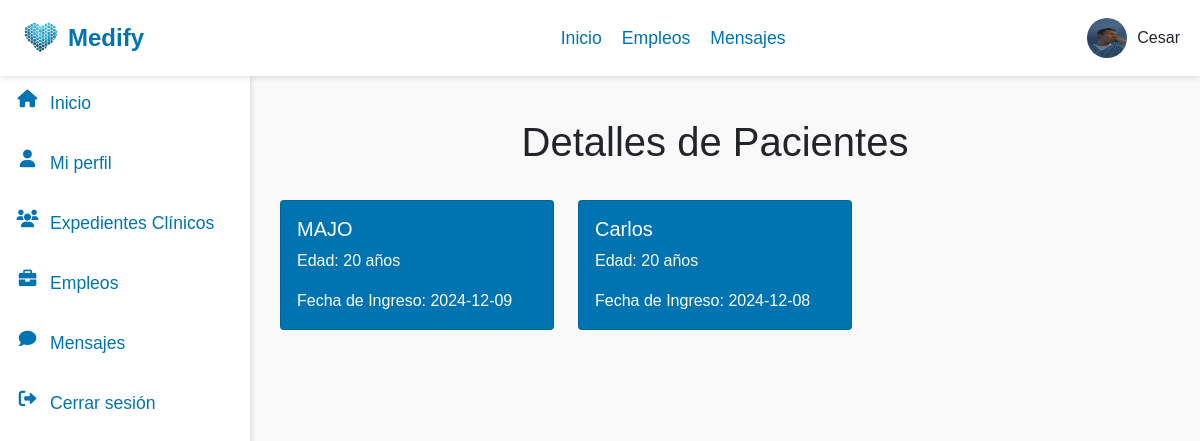
/ver_detalle.php (signed in), run on the app's committed database.
### tables this page shows
CREATE TABLE `cuentas` (
  `id_cuenta` int(11) NOT NULL,
  `correo_gmail` varchar(255) NOT NULL,
  `contrasena` varchar(255) NOT NULL,
  `nombre` varchar(255) NOT NULL,
  `tipo` enum('cliente','profesionista') NOT NULL,
  `id_profesion` int(11) DEFAULT NULL,
  `id_especialidad` int(11) DEFAULT NULL,
  `id_estado` int(11) DEFAULT NULL,
  `id_municipio` int(11) DEFAULT NULL,
  `foto_perfil` varchar(255) DEFAULT NULL
);

CREATE TABLE `pacientes` (
  `id_cuenta` int(11) NOT NULL,
  `nombre` varchar(255) NOT NULL,
  `edad` int(11) NOT NULL,
  `sexo` char(1) DEFAULT NULL CHECK (`sexo` in ('M','F')),
  `fecha_ingreso` date DEFAULT NULL,
  `motivo_consulta` text DEFAULT NULL,
  `historial_medico` text DEFAULT NULL,
  `examen_fisico` text DEFAULT NULL,
  `pruebas` text DEFAULT NULL,
  `diagnostico` text DEFAULT NULL,
  `tratamiento` text DEFAULT NULL,
  `id_expediente` int(11) DEFAULT NULL,
  `id_paciente` int(11) NOT NULL
);

### ver_detalle.php (the view, shortened to what this page needs)
<?php
include 'db.php';
$user_id = $_SESSION['user_id'];
$user_name = $_SESSION['user_name'];
$sql = "SELECT foto_perfil FROM cuentas WHERE id_cuenta = ?";
$stmt = $conn->prepare($sql);
$stmt->bind_param("i", $user_id);
$stmt->execute();
$stmt->bind_result($foto_perfil);
$query = "SELECT p.*, c.nombre AS cuenta_nombre
          FROM pacientes p
          JOIN cuentas c ON p.id_cuenta = c.id_cuenta
          WHERE p.id_expediente = $user_id
          ORDER BY p.fecha_ingreso DESC";
$stmt = $conn->prepare($query);
$stmt->execute();
$result = $stmt->get_result();
$pacientes = [];
while ($row = $result->fetch_assoc()) {
    $pacientes[] = $row;
}
?>
<!DOCTYPE html>
<html lang="es">
<head>
    <link href="https://cdn.jsdelivr.net/npm/bootstrap@5.1.0/dist/css/bootstrap.min.css" rel="stylesheet">
</head>
<body>
<?php
    include 'nav.php'
?>
<div class="container mt-5">
    <h1 class="text-center mb-4">Detalles de Pacientes</h1>
    <div class="row">
        <?php foreach ($pacientes as $paciente): ?>
            <div class="col-md-4">
                <div class="card" data-bs-toggle="modal" data-bs-target="#modalPaciente<?=$paciente['id_paciente']?>">
                    <div class="card-body">
                        <h5 class="card-title"><?= htmlspecialchars($paciente['nombre']) ?></h5>
                        <p class="card-text">Edad: <?= htmlspecialchars($paciente['edad']) ?> años</p>
                        <p class="card-text">Fecha de Ingreso: <?= htmlspecialchars($paciente['fecha_ingreso']) ?></p>
                    </div>
                </div>
            </div>
        <?php endforeach; ?>
    </div>
</div>
</body>
</html>

### nav.php (shortened to what this page needs)
<!DOCTYPE html>
<html lang="en">
<head>
    <link rel="stylesheet" href="https://cdnjs.cloudflare.com/ajax/libs/font-awesome/6.0.0-beta3/css/all.min.css">
    <link rel="stylesheet" href="CSS/nav.css">
</head>
<body>
    <div class="header">
        <a href="#" class="logo">
            <img src="images/logo.png" alt="">
            Medify
        </a>
        <div  class="nav-container" method="POST">
            <div class="nav">
                <form method="POST" class="nav-form">
                    <button type="submit" name="action" value="inicio" class="nav-button">Inicio</button>
                </form>
                <form method="POST" class="nav-form">
                    <button type="submit" name="action" value="red" class="nav-button">Empleos</button>
                </form>
                <form method="POST" class="nav-form">
                    <button type="submit" name="action" value="mensajes" class="nav-button">Mensajes</button>
                </form>
            </div>
        </div>
        <div class="user-info">
            <?php if ($foto_perfil): ?>
                <img src="<?php echo $foto_perfil; ?>" alt="Foto de Perfil">
            <?php else: ?>
                <img src="https://via.placeholder.com/40" alt="Foto de Perfil">
            <?php endif; ?>
            <span><?php echo $user_name; ?></span>
        </div>
    </div>
    <div class="sidebar">
        <form method="POST" class="sidebar-form">
            <button type="submit" name="action" value="inicio" class="sidebar-button active">
                <i class="fas fa-home"></i> Inicio
            </button>
        </form>
        <form method="POST" class="sidebar-form">
            <button type="submit" name="action" value="perfil" class="sidebar-button">
                <i class="fas fa-user"></i> Mi perfil
            </button>
        </form>
        <form method="POST" class="sidebar-form">
            <button type="submit" name="action" value="expediente" class="sidebar-button">
                <i class="fas fa-users"></i> Expedientes Clínicos
            </button>
        </form>
        <form method="POST" class="sidebar-form">
            <button type="submit" name="action" value="red" class="sidebar-button">
                <i class="fas fa-briefcase"></i> Empleos
            </button>
        </form>
        <form method="POST" class="sidebar-form">
            <button type="submit" name="action" value="mensajes" class="sidebar-button">
                <i class="fas fa-comment"></i> Mensajes
            </button>
        </form>
        <form method="POST" class="sidebar-form">
            <button type="submit" name="action" value="cerrar" class="sidebar-button">
                <i class="fas fa-sign-out-alt"></i> Cerrar sesión
            </button>
        </form>
    </div>
</body>
</html>

### CSS/nav.css (style rules this page uses)
.header { top: 0; width: -webkit-fill-available; position: fixed; display: flex; justify-content: space-between; align-items: center; background-color: #ffffff; padding: 15px 20px; box-shadow: 0 2px 5px rgba(0, 0, 0, 0.1); z-index: 10; }
.header .user-info { display: flex; align-items: center; }
.header .user-info img { width: 40px; height: 40px; border-radius: 50%; margin-right: 10px; }
.header .nav-container { padding-left: 115px; }
.header .logo { font-size: 1.5rem; font-weight: bold; color: #0073b1; text-decoration: none; display: flex; align-items: center; }
.header .logo img { width: 40px; margin-right: 8px; }
.header .nav { display: flex; align-items: center; }
.nav-form { margin: 10px; display: inline; }
.nav-button { background: none; border: none; color: #0073b1; font-size: 1.1rem; text-decoration: none; cursor: pointer; padding: 0; }
.sidebar { width: 250px; background-color: #ffffff; box-shadow: 2px 0 5px rgba(0, 0, 0, 0.1); height: 100vh; position: fixed; left: 0; top: 75px; }
.sidebar-form { display: inline; }
.sidebar-button { height: 50px; display: flex; width: -webkit-fill-available; background: none; border: none; padding: 15px; color: #0073b1; text-decoration: none; font-size: 1.1rem; margin-bottom: 10px; transition: background-color 0.3s ease; }
.sidebar-button i { margin-right: 10px; width: 25px; }
@media (min-width: 769px) { .nav-container { display: flex; flex-direction: row; } }
@media (min-width: 769px) { .sidebar { display: block; } }

### ver_detalle.php (style rules this page uses)
body { font-family: Arial, sans-serif; background-color: #f9f9f9; }
.card { background: #0073b1; margin: 10px 0; cursor: pointer; color: white; }
.container { padding: 70px 20px 20px 250px; }

### data on the page
cuentas: foto_perfil (picture)
pacientes: nombre "MAJO", edad "20", fecha_ingreso "2024-12-09"
pacientes: nombre "Carlos", edad "20", fecha_ingreso "2024-12-08"

### other printed values
$user_name "Cesar"
